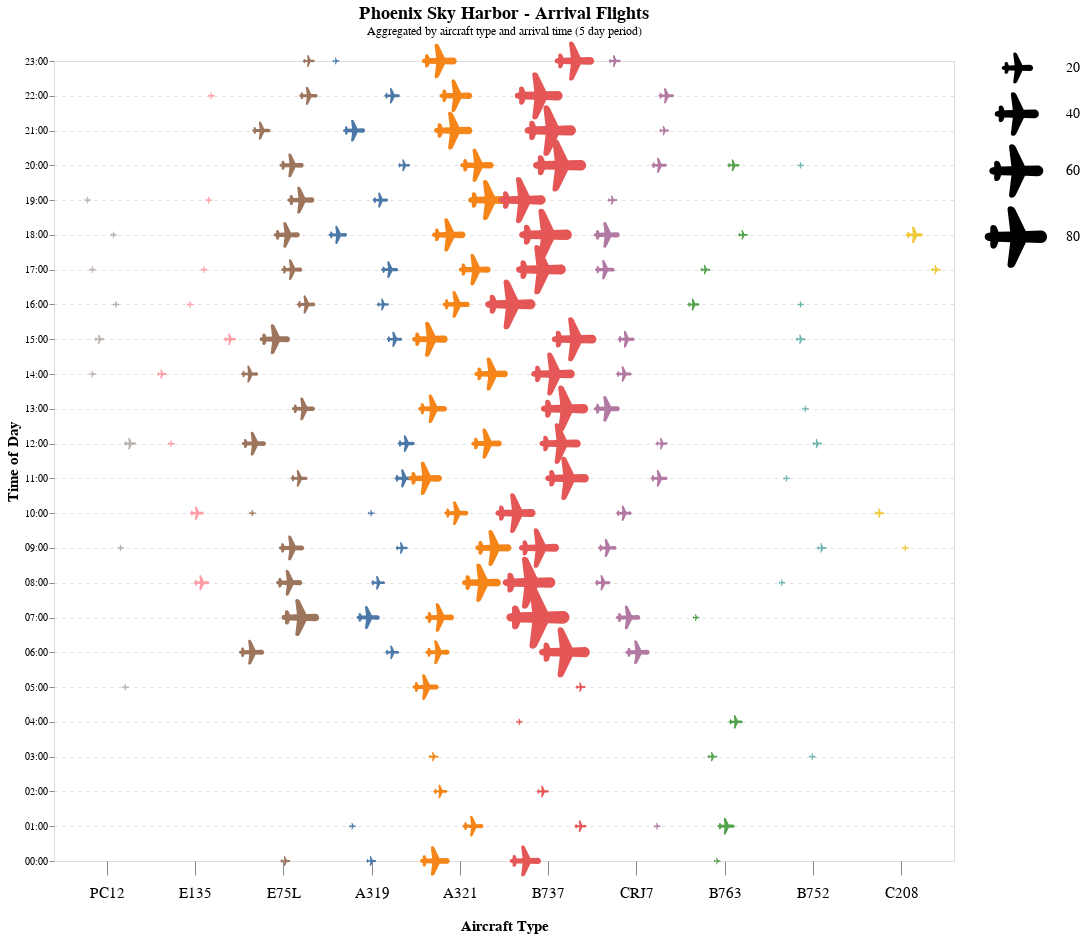

Notebook source saved alongside this figure:
### Code cell
# create title and subtitle
title=alt.Title(
       'Phoenix Sky Harbor - Arrival Flights',
       subtitle="Aggregated by aircraft type and arrival time (5 day period)"
)


alt.Chart(arrival_agg).mark_point(
    filled=True, opacity=1
).encode(
    alt.X("AIRCRAFT", sort=aircraft_sort, title='Aircraft Type', axis=alt.Axis(domain=False, labelAngle=360, titleFontSize=15, labelPadding=10,
                                                                               labelFontSize=15, tickSize=14, tickBand='center', tickOffset=0,
                                                                              titlePadding=18)),
    alt.Y("ARRIVAL:T", timeUnit='hoursminutes', title='Time of Day', 
          axis=alt.Axis(domain=False, titleFontSize=15, grid=True, gridDash=[3,5])),
    alt.ShapeValue(airplane52),
    size=alt.Size('COUNT', scale=alt.Scale(range=[0, 40])),
#     angle='ANGLE',
    xOffset='xOffset',  
    color=alt.Color('AIRCRAFT', legend=None)
).properties(
    title=title,
    width=900,
    height=800
).configure_title(
    font='Arial',
    fontSize=18,
).configure_legend(
    title=None,
    symbolOffset=40, 
    labelOffset=40,
    labelFontSize=14).display(
    scaleFactor=2
)

### Figure 1 — Vega-Lite specification as saved in the notebook (floating-point values rounded to 4 significant figures; data arrays with more than 128 entries replaced by an {"elided": "..."} marker saying what was removed)
{"config": {"view": {"continuousWidth": 300, "continuousHeight": 300}, "legend": {"labelFontSize": 14, "labelOffset": 40, "symbolOffset": 40, "title": null}, "title": {"font": "Arial", "fontSize": 18}}, "data": {"name": "data-6ae034df686c42aba38b5ac2df221f93"}, "mark": {"type": "point", "filled": true, "opacity": 1}, "encoding": {"color": {"field": "AIRCRAFT", "legend": null, "type": "nominal"}, "shape": {"value": "m 8.989 -0.0539 c 0 1.0998 -0.8915 1.9913 -1.9913 1.9913 c -0.0194 0 -0.0388 -0.0003 -0.0582 -0.0009 l -4.7388 -0.1396 l -3.4533 7.1426 c -0.2778 0.5746 -0.8597 0.9396 -1.4979 0.9396 c -0.5114 0 -0.926 -0.4146 -0.926 -0.926 c 0 -0.0368 0.0022 -0.0737 0.0066 -0.1102 l 0.8622 -7.1926 l -3.7655 -0.11 l -0.49 1.3407 c -0.1858 0.5083 -0.6694 0.8465 -1.2107 0.8465 c -0.4977 0 -0.9012 -0.4035 -0.9012 -0.9012 l 0.0007 -1.4767 l -0.8108 -0.1688 c -0.5847 -0.122 -1.0036 -0.6374 -1.0036 -1.2347 c 0 -0.5971 0.4191 -1.1123 1.0037 -1.2339 l 0.8106 -0.1688 l -0.0007 -1.4775 c 0 -0.4595 0.3438 -0.8386 0.7882 -0.8942 l 0.1131 -0.007 c 0.5412 0 1.0249 0.3381 1.2107 0.8465 l 0.4911 1.3404 l 3.7515 -0.11 l -0.8492 -7.0845 c -0.0022 -0.0183 -0.0038 -0.0366 -0.0049 -0.055 l -0.0016 -0.0552 c 0 -0.5114 0.4146 -0.926 0.926 -0.926 c 0.585 0 1.1228 0.3067 1.4223 0.8004 l 0.0756 0.1392 l 3.4027 7.0356 l 4.7895 -0.1402 c 1.0991 -0.0323 2.0164 0.8326 2.0486 1.9317 l 0.0009 0.0585 z"}, "size": {"field": "COUNT", "scale": {"range": [0, 40]}, "type": "quantitative"}, "x": {"axis": {"domain": false, "labelAngle": 360, "labelFontSize": 15, "labelPadding": 10, "tickBand": "center", "tickOffset": 0, "tickSize": 14, "titleFontSize": 15, "titlePadding": 18}, "field": "AIRCRAFT", "sort": ["PC12", "E135", "E75L", "A319", "A321", "B737", "CRJ7", "B763", "B752"], "title": "Aircraft Type", "type": "nominal"}, "xOffset": {"field": "xOffset", "type": "quantitative"}, "y": {"axis": {"domain": false, "grid": true, "gridDash": [3, 5], "titleFontSize": 15}, "field": "ARRIVAL", "timeUnit": "hoursminutes", "title": "Time of Day", "type": "temporal"}}, "height": 800, "title": {"text": "Phoenix Sky Harbor - Arrival Flights", "subtitle": "Aggregated by aircraft type and arrival time (5 day period)"}, "width": 900, "$schema": "https://vega.github.io/schema/vega-lite/v5.8.0.json", "datasets": {"data-6ae034df686c42aba38b5ac2df221f93": {"elided": "141 records"}}}
